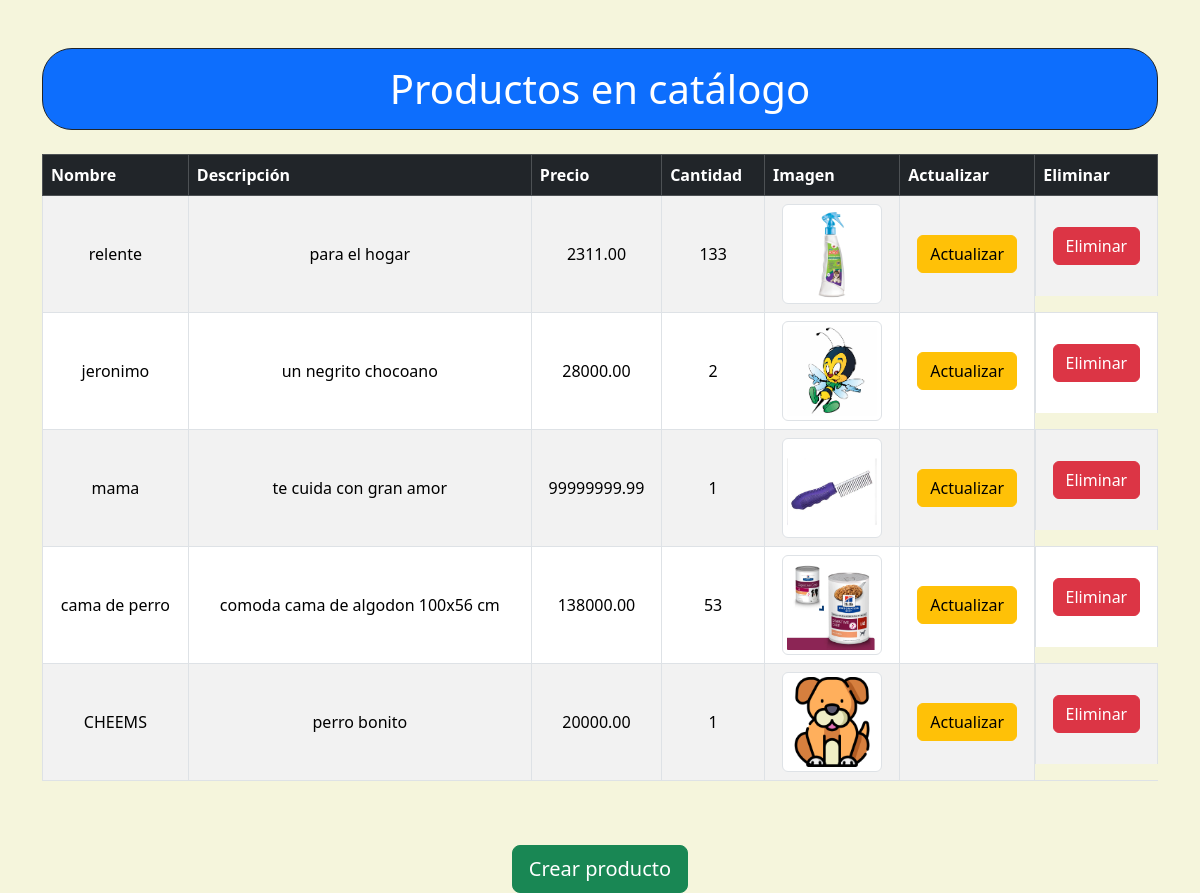
Page /views/AdminProducto.php on the committed database.
### tables this page shows
CREATE TABLE `productos` (
  `ID_Producto` int(11) NOT NULL,
  `Nombre_P` varchar(30) DEFAULT NULL,
  `Precio_P` decimal(10,2) NOT NULL,
  `Cantidad` int(11) NOT NULL,
  `descripcion` varchar(100) DEFAULT NULL,
  `image` varchar(255) DEFAULT NULL
);

### models/producto.php (called while the page is built, shortened)
<?php
class Producto {
    public static function obtenerProductos($conn) {
        $sql = "SELECT * FROM productos";
        $stmt = $conn->prepare($sql);
        $stmt->execute();
        $result = $stmt->get_result();
        $productos = [];
        if ($result->num_rows > 0) {
            while ($row = $result->fetch_assoc()) {
                $productos[] = $row;
            }
        }
        return $productos;
    }
}
?>

### views/AdminProducto.php (the view, shortened to what this page needs)
<!DOCTYPE html>
<html lang="es">
<head>
    <link href="https://cdn.jsdelivr.net/npm/bootstrap@5.3.2/dist/css/bootstrap.min.css" rel="stylesheet"
>
</head>
<body>
    <div class="container mt-5">
    <h1 class="text-center my-4 bg-primary text-white border border-dark p-3 " style="border-radius: 30px;">Productos en catálogo</h1>
    <table class="table table-striped table-bordered">
            <thead class="table-dark">
                <tr>
                    <th>Nombre</th>
                    <th>Descripción</th>
                    <th>Precio</th>
                    <th>Cantidad</th>
                    <th>Imagen</th>
                    <th>Actualizar</th>
                    <th>Eliminar</th>
                </tr>
            </thead>
            <tbody>
                <?php
                require_once __DIR__ . '/../models/producto.php';
                $productos = Producto::obtenerProductos($conn);
                foreach ($productos as $producto) {
                    echo '<tr>
                        <td class="text-center align-middle">' . htmlspecialchars($producto['Nombre_P']) . '</td>
                        <td class="text-center align-middle">' . htmlspecialchars($producto['descripcion']) . '</td>
                        <td class="text-center align-middle">' . htmlspecialchars($producto['Precio_P']) . '</td>
                        <td class="text-center align-middle">' . htmlspecialchars($producto['Cantidad']) . '</td>
                        <td class="text-center align-middle"><img src="' . htmlspecialchars($producto['image']) . '" alt="Imagen Producto 1" class="img-thumbnail" style="width: 100px;"></td>
                        <td class="text-center align-middle"><button class="btn btn-warning">Actualizar</button></td>
                        <td class="d-flex justify-content-center align-items-center" style="height: 100px;"><form action    ="..\index.php?controller=producto&action=eliminar" method="POST"><input type="hidden" name="id" value="' . htmlspecialchars($producto['ID_Producto']) . '"><button type="submit" class="btn btn-danger">Eliminar</button></form></td>
                    </tr>';
                }
                ?>
            </tbody>
        </table>
        <br>
        <div class="text-center mt-4">
           <a href="Formulario.php" class="btn btn-success btn-lg">Crear producto</a>
        </div>
    </div>
</body>
</html>

### views/AdminProducto.php (style rules this page uses)
body { background-color: beige; }

### rows in the picture
productos: Nombre_P "relente", descripcion "para el hogar", Precio_P "2311.00", Cantidad "133", shows a picture
productos: Nombre_P "jeronimo", descripcion "un negrito chocoano", Precio_P "28000.00", Cantidad "2", shows a picture
productos: Nombre_P "mama", descripcion "te cuida con gran amor", Precio_P "99999999.99", Cantidad "1", shows a picture
productos: Nombre_P "cama de perro", descripcion "comoda cama de algodon 100x56 cm", Precio_P "138000.00", Cantidad "53", shows a picture
productos: Nombre_P "CHEEMS", descripcion "perro bonito", Precio_P "20000.00", Cantidad "1", shows a picture
